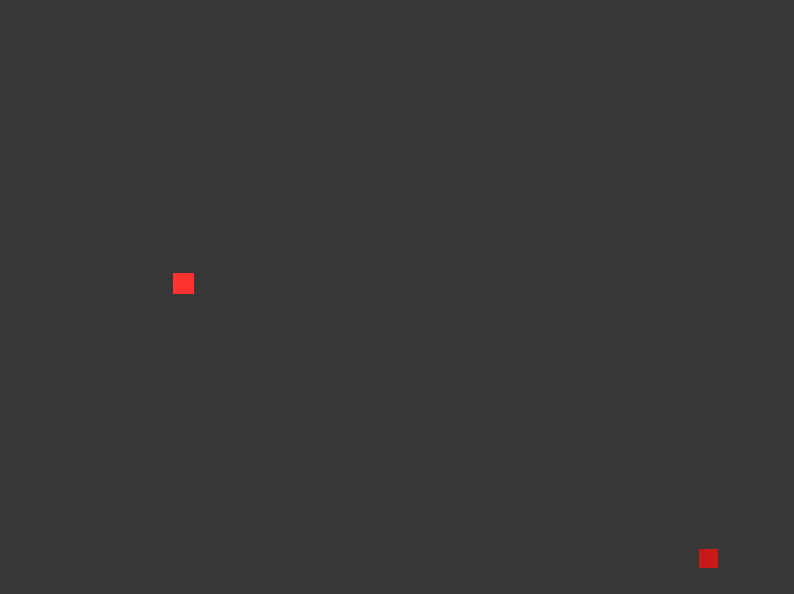
Frame 1 (no input)
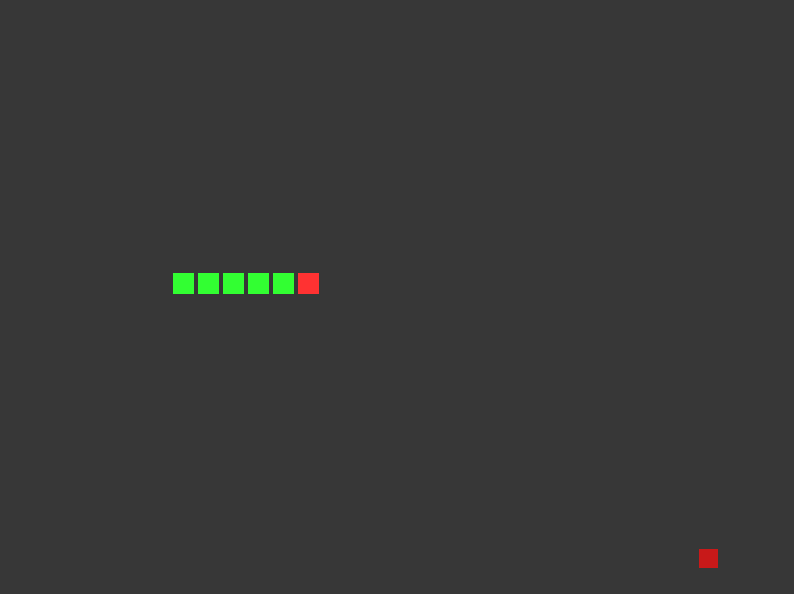
Frame 60 (no input)
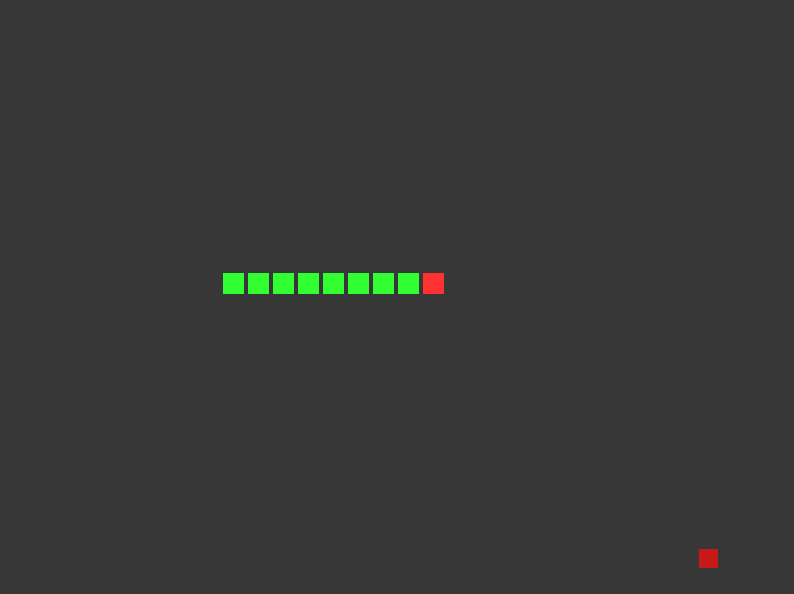
Frame 120 (the mouse pressed at the canvas centre since frame 60)

The p5.js sketch that drew these frames (run headless with seeded random() and noise() and a simulated clock; from frame 60 on, the mouse is pressed at the canvas centre):

// p5.js sketch
// ── sketch.js
let width = 800 - 6, height = 600 - 6;

function setup() {
  CreateBoard(width, height)
}

let score = 0;

let posX = width/2, posY = height/2;
let food = new Food();

let snake = new Snake(206, (height + 6) / 2, 1, 10);

let paused = false;
let isGameOver = false;


function draw() {
	if (!paused) {
		background(55, 55, 55);
	}
	frameRate(60);
	
	if (!isGameOver) {
		snake.drawBody();
		
		food.draw();
		
		snake.drawHead();
		
		if (!paused) {
			snake.Collide(food);
			snake.updatePos();	
		}else {
			textSize(128);
			fill("white");
			stroke(0);
			text("Paused", width / 4, height / 1.8);
		}
	}else {
		gameOver();
	}
	
}

function keyPressed() {
	if (keyCode == ESCAPE) {
		paused = !paused
	}else if(!paused) {
		snake.updateDirection();
	}
}
// ── index.js
function CreateBoard(width, height) {
    createCanvas(width, height);
}

class Food {
	constructor() {
		this.posX = Math.round((Math.floor(Math.random() * Math.floor(width - 25))) / 25) * 25;
		this.posY = Math.round((Math.floor(Math.random() * Math.floor(height - 25))) / 25) * 25;
	}

	draw() {
		stroke('rgb(200, 25, 25)');
		fill('rgb(200, 25, 25)');
		strokeWeight(4);
		square(this.posX + 1, this.posY + 1, 15);
	}
	
	createNewFood() {
		this.posX = Math.round((Math.floor(Math.random() * Math.floor(width - 25))) / 25) * 25;
		this.posY = Math.round((Math.floor(Math.random() * Math.floor(height - 25))) / 25) * 25;
	}
}

class Snake {
	constructor(startX, startY, dir, len) {
		this.startX = startX;
		this.startY = startY;
		this.posX = startX;
		this.posY = startY;
		this.dir = dir;
		this.len = len * 10;
		this.size = 17
		this.piece = 0;
		this.added = false;
		this.moveAmount = 2;
		this.moved = false;
		this.headMoves = [];
		this.bodyPos = [];
	}
	
	drawHead() {
		fill('rgb(255, 50, 50)');
		stroke('rgb(255, 50, 50)');
		
		this.headPosX = Math.round((Math.floor(this.posX - 25)) / 25) * 25;
		this.headPosY = Math.round(Math.floor(this.posY - 25) / 25) * 25;
		square(this.headPosX, this.headPosY, this.size);
		
		let headPosXString = this.headPosX.toString();
		let headPosYString = this.headPosY.toString();
		let headPosString = headPosXString + ":" + headPosYString;
		
		if (!paused) {
			this.headMoves.push(headPosString);
		}

	}
	
	drawBody() {
		stroke('rgb(50, 255, 50)');
		fill('rgb(50, 255, 50)');
		
		
		for (let i = 0; i < this.headMoves.length; i++) {
			let headPos = this.headMoves[i].split(":");
			
			let headPosXString = headPos[0];
			let headPosYString = headPos[1];
			
			this.bodyPosX = parseInt(headPosXString);
			this.bodyPosY = parseInt(headPosYString);
			
			square(this.bodyPosX, this.bodyPosY, this.size);
			
			if (!paused) {
				if (this.headMoves.length >= this.len) {
					this.headMoves.shift();
				}
				
				this.bodyPos.push(this.bodyPosX, this.bodyPosY);
			}
		}
	}

	updatePos() {
		if (this.dir == 1) {
			this.posX += this.moveAmount;
			this.moved = true;
		}else if (this.dir == -1) {
			this.posX -= this.moveAmount;
			this.moved = true;
		}else if (this.dir == 2) {
			this.posY += this.moveAmount;
			this.moved = true;
		}else if (this.dir == -2) {
			this.posY -= this.moveAmount;
			this.moved = true;
		}
	}
	
	updateDirection() {
		if ((this.dir == 1 || this.dir == -1) && this.moved) {
			if (key == "w") {
				this.dir = -2;
				this.moved = false;
				return;

			}else if (key == "s") {
				this.dir = 2;
				this.moved = false;
				return;
			}
		}else if ((this.dir == 2 || this.dir == -2) && this.moved) {
			if (key == "d") {
				this.dir = 1;
				this.moved = false;
				return;
				
			}else if (key == "a") {
				this.dir = -1;
				this.moved = false;
				return;
			}
		}
	}
	
	Collide(foodObj) {
		// collide with food
		let collidedWithFood = false;
		let collidedWithBorder = false;
		if ((this.headPosX == foodObj.posX) && (this.headPosY == foodObj.posY)) {
			collidedWithFood = true;
		}

		if (collidedWithFood) {
			foodObj.createNewFood();
			score += 1;
			updateScore();
			this.len+=10;
			collidedWithFood = false;
		}
		
		// collide with walls
		if (this.headPosX - this.size < -17) {
			collidedWithBorder = true;
		}
		if (this.headPosX >= width) {
			collidedWithBorder = true;
		}
		if (this.headPosY - this.size < -17) {
			collidedWithBorder = true;
		}
		if (this.headPosY >= height) {
			collidedWithBorder = true;
		}
		
		if (collidedWithBorder) {
			isGameOver = true;
		}
		
		// collide with body
	}
}


function gameOver() {
	textSize(128);
	fill("white");
	stroke("black");
	text("Game Over", width / 9, height / 1.8);
	textSize(64);
	fill("white");
	stroke("black");
	let text_to_render = "Score: " + score; // change to high score
	text(text_to_render, width / 5, height / 1.4);
}

function updateScore() {
	document.getElementById("ScoreCounter").innerHTML = "Score: " + score; 
}
// ── style.css
body {
	background-color: #202020;
}
h1 {
	color: white;
	font-family: Arial;
}
